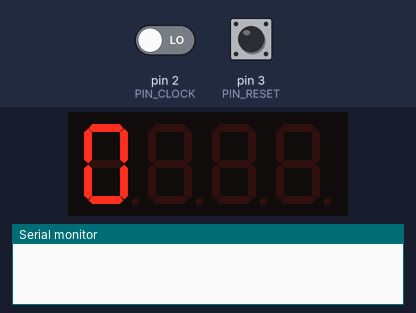
Bench run of a sketch on a simulated Arduino Uno, built with avr-gcc and run on an emulated ATmega328P. Parts: 4-digit seven-segment display, the last lines printed to the serial monitor. Wiring (inferred from the names in the program): 4-digit 7-segment display, segments lit when HIGH: segments pin 7, pin 8, pin 9, pin 10, pin 11, pin 12, pin 13; digit selects pin 14, pin 15, pin 16, pin 17. Inputs (shaded band) come from the test bench; at power-on: pin 2 (PIN_CLOCK) LOW, pin 3 (PIN_RESET) LOW. The segment pins are drawn as the display they are named for.

Above: at 1.2 s.
1.3 s: pin 2 (PIN_CLOCK) driven HIGH
At 2.5 s:
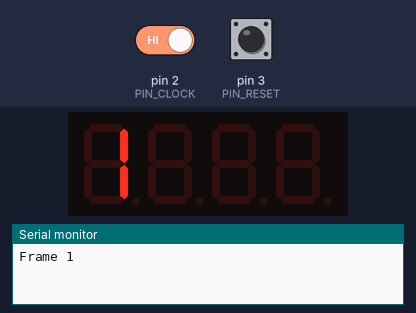
2.8 s: pin 3 (PIN_RESET) pulled HIGH for 0.15 s
Timing chart, 0 to 5.8 s (numbered marks = the images above; inputs shaded):
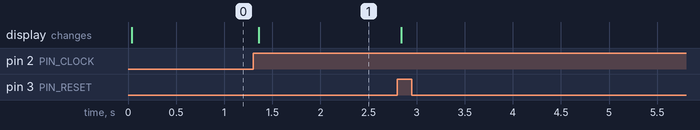

Measured:
- after the input at 1.3 s, the display: changes after 0.06 s (image 1)

The sketch:

clock_framecount_monitor.ino
```cpp
#define PIN_CLOCK 2
#define PIN_RESET 3   // Interrupt 1 for Reset
#define PIN_SEG_A 7
#define PIN_SEG_B 8
#define PIN_SEG_C 9
#define PIN_SEG_D 10
#define PIN_SEG_E 11
#define PIN_SEG_F 12
#define PIN_SEG_G 13
#define PIN_DIGIT_0 14
#define PIN_DIGIT_1 15
#define PIN_DIGIT_2 16
#define PIN_DIGIT_3 17

#define PIN_SEG_START   PIN_SEG_A
#define PIN_SEG_END     PIN_SEG_G
#define PIN_DIGIT_START PIN_DIGIT_0
#define PIN_DIGIT_END   PIN_DIGIT_3

#define SEG_A 1<<0    // 1
#define SEG_B 1<<1    // 2
#define SEG_C 1<<2    // 4
#define SEG_D 1<<3    // 8
#define SEG_E 1<<4    // 16
#define SEG_F 1<<5    // 32
#define SEG_G 1<<6    // 64

#define CFG_0 (SEG_A | SEG_B | SEG_C | SEG_D | SEG_E | SEG_F )
#define CFG_1 (SEG_B | SEG_C)
#define CFG_2 (SEG_A | SEG_B | SEG_G | SEG_E | SEG_D)
#define CFG_3 (SEG_A | SEG_B | SEG_G | SEG_C | SEG_D)
#define CFG_4 (SEG_F | SEG_G | SEG_B | SEG_C)
#define CFG_5 (SEG_A | SEG_F | SEG_G | SEG_C | SEG_D)
#define CFG_6 (SEG_A | SEG_C | SEG_D | SEG_E | SEG_F | SEG_G)
#define CFG_7 (SEG_A | SEG_B | SEG_C)
#define CFG_8 (255)
#define CFG_9 (SEG_A | SEG_C | SEG_D | SEG_B | SEG_F | SEG_G)
#define CFG_OVERFLOW (SEG_G)
#define CFG_BLANK (0)

#define NUMBER_OVERFLOW 10  // index into DIGITS array
#define NUMBER_BLANK    11  // index into DIGITS array

const int DIGITS[] = { CFG_0, CFG_1, CFG_2, CFG_3, CFG_4, CFG_5, CFG_6, CFG_7, CFG_8, CFG_9, CFG_OVERFLOW, CFG_BLANK };


int m_FrameCount = 0;
int m_ClockValue = 0;


// common cathode
int SEGMENT_LED_ON  = HIGH;
int SEGMENT_LED_OFF = LOW;
int COMMON_LED_ON   = LOW;
int COMMON_LED_OFF  = HIGH;


void setup()
{
    for (int i = PIN_SEG_START; i <= PIN_SEG_END; ++i)
    {
        pinMode(i, OUTPUT);
        digitalWrite(i, SEGMENT_LED_OFF);
    }

    for (int i = PIN_DIGIT_START; i <= PIN_DIGIT_END; ++i)
    {
        pinMode(i, OUTPUT);
    }

    pinMode(PIN_CLOCK, INPUT);
    m_ClockValue = digitalRead(PIN_CLOCK);

    attachInterrupt(digitalPinToInterrupt(PIN_RESET), OnReset, RISING);

    Serial.begin(57600);
}


void OnClock()
{
    m_FrameCount++;

    char buffer[32];
    sprintf(buffer, "Frame %i", m_FrameCount);
    Serial.println(buffer);
}


void OnReset()
{
    m_FrameCount = 0;

    Serial.println("Reset");
}


void DisplayDigit(int number, int digit)
{
    int segmentMask = DIGITS[number];

    for (int i = PIN_DIGIT_START; i <= PIN_DIGIT_END; ++i)
    {
        digitalWrite(i, COMMON_LED_OFF);
    }

    for (int i = 0; i < 7; ++i)
    {
        if ((segmentMask & (1<<i)) != 0)
        {
            digitalWrite(PIN_SEG_START + i, SEGMENT_LED_ON);
        }
        else
        {
            digitalWrite(PIN_SEG_START + i, SEGMENT_LED_OFF);
        }
    }

    digitalWrite(PIN_DIGIT_START + digit, COMMON_LED_ON);
}


void DisplayFrame(int frameCount)
{
    if (frameCount >= 10000)
    {
        DisplayOverflow();
        return;
    }

    int digits[] =
    {
        (int)(frameCount) % 10,
        (int)((frameCount) / 10) % 10,
        (int)((frameCount) / 100) % 10,
        (int)((frameCount) / 1000) % 10
    };

    DisplayDigit(digits[0], 0);
    delay(1);

    if (frameCount >= 10)
    {
        DisplayDigit(digits[1], 1);
    }
    else
    {
        DisplayDigit(NUMBER_BLANK, 1);
    }
    delay(1);

    if (frameCount >= 100)
    {
        DisplayDigit(digits[2], 2);
    }
    else
    {
        DisplayDigit(NUMBER_BLANK, 2);
    }
    delay(1);

    if (frameCount >= 1000)
    {
        DisplayDigit(digits[3], 3);
    }
    else
    {
        DisplayDigit(NUMBER_BLANK, 3);
    }
    delay(1);
}


void DisplayOverflow()
{
    for (int i = 0; i < 4; ++i)
    {
        DisplayDigit(NUMBER_OVERFLOW, i);
        delay(1);
    }
}


void loop()
{
    DisplayFrame(m_FrameCount);

    int clockValue = digitalRead(PIN_CLOCK);
    if (clockValue != m_ClockValue)
    {
        m_ClockValue = clockValue;

        if (clockValue == HIGH)
        {
            OnClock();
        }
    }
}
```
